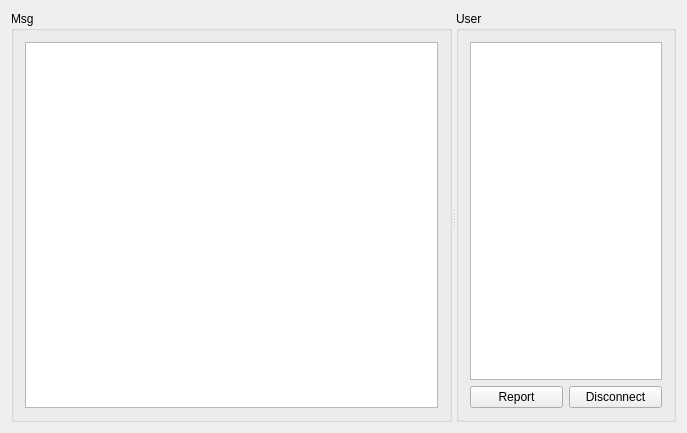
<?xml version="1.0" encoding="UTF-8"?>
<ui version="4.0">
 <class>TestServerClass</class>
 <widget class="QWidget" name="TestServerClass">
  <property name="geometry">
   <rect>
    <x>0</x>
    <y>0</y>
    <width>687</width>
    <height>433</height>
   </rect>
  </property>
  <property name="windowTitle">
   <string>TestServer</string>
  </property>
  <layout class="QVBoxLayout" name="vLayoutMain">
   <item>
    <widget class="QSplitter" name="splitter">
     <property name="orientation">
      <enum>Qt::Horizontal</enum>
     </property>
     <widget class="QGroupBox" name="gboxMsg">
      <property name="sizePolicy">
       <sizepolicy hsizetype="Expanding" vsizetype="Preferred">
        <horstretch>2</horstretch>
        <verstretch>0</verstretch>
       </sizepolicy>
      </property>
      <property name="title">
       <string>Msg</string>
      </property>
      <layout class="QVBoxLayout" name="vLayoutMsg">
       <item>
        <widget class="QPlainTextEdit" name="edtMsg">
         <property name="sizePolicy">
          <sizepolicy hsizetype="Expanding" vsizetype="Expanding">
           <horstretch>2</horstretch>
           <verstretch>0</verstretch>
          </sizepolicy>
         </property>
        </widget>
       </item>
      </layout>
     </widget>
     <widget class="QGroupBox" name="gbUser">
      <property name="sizePolicy">
       <sizepolicy hsizetype="Expanding" vsizetype="Preferred">
        <horstretch>1</horstretch>
        <verstretch>0</verstretch>
       </sizepolicy>
      </property>
      <property name="title">
       <string>User</string>
      </property>
      <layout class="QVBoxLayout" name="verticalLayout">
       <item>
        <widget class="QListWidget" name="lvUser">
         <property name="sizePolicy">
          <sizepolicy hsizetype="Expanding" vsizetype="Expanding">
           <horstretch>1</horstretch>
           <verstretch>0</verstretch>
          </sizepolicy>
         </property>
         <property name="selectionMode">
          <enum>QAbstractItemView::ExtendedSelection</enum>
         </property>
        </widget>
       </item>
       <item>
        <layout class="QHBoxLayout" name="horizontalLayout">
         <item>
          <widget class="QPushButton" name="btnReport">
           <property name="text">
            <string>Report</string>
           </property>
          </widget>
         </item>
         <item>
          <widget class="QPushButton" name="btnDisconnect">
           <property name="text">
            <string>Disconnect</string>
           </property>
          </widget>
         </item>
        </layout>
       </item>
      </layout>
     </widget>
    </widget>
   </item>
  </layout>
 </widget>
 <layoutdefault spacing="6" margin="11"/>
 <resources>
  <include location="testserver.qrc"/>
 </resources>
 <connections/>
</ui>
